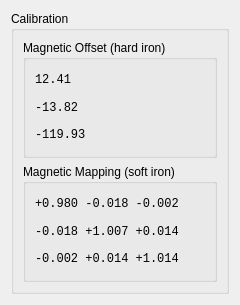
<?xml version="1.0" encoding="UTF-8"?>
<ui version="4.0">
 <class>Dialog</class>
 <widget class="QDialog" name="Dialog">
  <property name="geometry">
   <rect>
    <x>0</x>
    <y>0</y>
    <width>240</width>
    <height>305</height>
   </rect>
  </property>
  <property name="windowTitle">
   <string>Compass Constants</string>
  </property>
  <layout class="QVBoxLayout" name="verticalLayout">
   <item>
    <widget class="QGroupBox" name="groupBox_2">
     <property name="title">
      <string>Calibration</string>
     </property>
     <layout class="QVBoxLayout" name="verticalLayout_9">
      <item>
       <widget class="QGroupBox" name="groupBox_5">
        <property name="title">
         <string>Magnetic Offset (hard iron)</string>
        </property>
        <layout class="QVBoxLayout" name="verticalLayout_10">
         <item>
          <widget class="QLabel" name="v0Label">
           <property name="font">
            <font>
             <family>Courier New</family>
            </font>
           </property>
           <property name="text">
            <string>12.41</string>
           </property>
           <property name="alignment">
            <set>Qt::AlignmentFlag::AlignLeading|Qt::AlignmentFlag::AlignLeft|Qt::AlignmentFlag::AlignVCenter</set>
           </property>
          </widget>
         </item>
         <item>
          <widget class="QLabel" name="v1Label">
           <property name="font">
            <font>
             <family>Courier New</family>
            </font>
           </property>
           <property name="text">
            <string>-13.82</string>
           </property>
           <property name="alignment">
            <set>Qt::AlignmentFlag::AlignLeading|Qt::AlignmentFlag::AlignLeft|Qt::AlignmentFlag::AlignVCenter</set>
           </property>
          </widget>
         </item>
         <item>
          <widget class="QLabel" name="v2Label">
           <property name="font">
            <font>
             <family>Courier New</family>
            </font>
           </property>
           <property name="text">
            <string>-119.93</string>
           </property>
           <property name="alignment">
            <set>Qt::AlignmentFlag::AlignLeading|Qt::AlignmentFlag::AlignLeft|Qt::AlignmentFlag::AlignVCenter</set>
           </property>
          </widget>
         </item>
        </layout>
       </widget>
      </item>
      <item>
       <widget class="QGroupBox" name="groupBox_6">
        <property name="title">
         <string>Magnetic Mapping (soft iron)</string>
        </property>
        <layout class="QVBoxLayout" name="verticalLayout_12">
         <item>
          <widget class="QLabel" name="a0Label">
           <property name="font">
            <font>
             <family>Courier New</family>
            </font>
           </property>
           <property name="text">
            <string>+0.980 -0.018 -0.002</string>
           </property>
          </widget>
         </item>
         <item>
          <widget class="QLabel" name="a1Label">
           <property name="font">
            <font>
             <family>Courier New</family>
            </font>
           </property>
           <property name="text">
            <string>-0.018 +1.007 +0.014</string>
           </property>
          </widget>
         </item>
         <item>
          <widget class="QLabel" name="a2Label">
           <property name="font">
            <font>
             <family>Courier New</family>
            </font>
           </property>
           <property name="text">
            <string>-0.002 +0.014 +1.014</string>
           </property>
          </widget>
         </item>
        </layout>
       </widget>
      </item>
     </layout>
    </widget>
   </item>
  </layout>
 </widget>
 <resources/>
 <connections/>
</ui>
